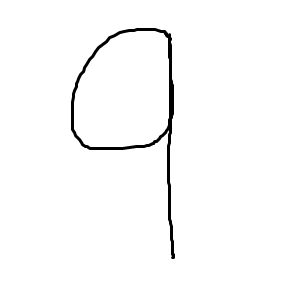
#> input picture production/numbers/9_3.png, 300 x 300 px
$ python -i menu.py   (imports and definitions only)
#> lines starting #> are read from the running program, lines starting #| are printed output that depends on the picture; after the words box and inside, x2 and y2 are one past the last pixel; in counts of white or black regions, pixels touching at a corner belong together
### production/whiteBlack.py
from PIL import Image

# Converts an image from grayscale to black and white
def convertBW(myImage):

	for i in range(myImage.width):
		for j in range(myImage.height):
			if myImage.getpixel((i,j)) > 254:
				myImage.putpixel((i,j), 255)
			else:
				myImage.putpixel((i,j), 0)

	return myImage

# Converts pixels from white to black and vice versa
# [10 lines left out: function invert, not called in this run]

### production/multiCharacters.py
import copy
from PIL import Image

# Checks if a pixel is in the recorded array yet or not
def notRecorded(recorded, x, y):

	result = True

	# Check if the pixel to check matches a pixel in the recorded array
	# Recorded is a 2D array such that each entry contains a [x, y] array of pixels found
	for item in recorded:
		if item[0] == x and item[1] == y:
			result = False

	return result

# Recursive search to find the
def pixelSearch(originalImage, newImage, recorded, curPixel):

	# Check if the current pixel is white. If so do nothing and return the newImage and recorded
	if originalImage.getpixel((curPixel[0], curPixel[1])) != 255 and notRecorded(recorded, curPixel[0], curPixel[1]):

		# Add the current pixel in the same location to the new image
		newImage.putpixel((curPixel[0], curPixel[1]), originalImage.getpixel((curPixel[0], curPixel[1])))
		# Add the current pixel to the recorded array
		recorded.append(copy.deepcopy(curPixel))

		# Search the four pixels (below or right)
		# Decision structure to handle edge cases (i.e. don't check the bottom left pixel if we are on the left edge of the image)
		if curPixel[1] == originalImage.height-1 and curPixel[0] == originalImage.width-1:

			# Bottom right corner
			# Check the pixel to the left, top left, top
			curPixel[0] -= 1
			newImage, recorded = pixelSearch(originalImage, newImage, recorded, copy.deepcopy(curPixel))
			curPixel[1] -= 1
			newImage, recorded = pixelSearch(originalImage, newImage, recorded, copy.deepcopy(curPixel))
			curPixel[0] += 1
			newImage, recorded = pixelSearch(originalImage, newImage, recorded, copy.deepcopy(curPixel))

		elif curPixel[1] == 0 and curPixel[0] == 0:

			# Top left corner
			# Check the pixel to the right, bottom, bottom right
			curPixel[0] += 1
			newImage, recorded = pixelSearch(originalImage, newImage, recorded, copy.deepcopy(curPixel))
			curPixel[0] -= 1
			curPixel[1] += 1
			newImage, recorded = pixelSearch(originalImage, newImage, recorded, copy.deepcopy(curPixel))
			curPixel[0] += 1
			newImage, recorded = pixelSearch(originalImage, newImage, recorded, copy.deepcopy(curPixel))

		elif curPixel[1] == 0 and curPixel[0] == originalImage.width-1:

			# Top right corner
			# Check the pixel to the left, bottom, bottom left
			curPixel[0] -= 1
			newImage, recorded = pixelSearch(originalImage, newImage, recorded, copy.deepcopy(curPixel))
			curPixel[1] += 1
			newImage, recorded = pixelSearch(originalImage, newImage, recorded, copy.deepcopy(curPixel))
			curPixel[0] += 1
			newImage, recorded = pixelSearch(originalImage, newImage, recorded, copy.deepcopy(curPixel))

		elif curPixel[1] == originalImage.height-1 and curPixel[0] == 0:

			# Bottom left corner
			# Check the pixel to the right, top, top right
			curPixel[0] += 1
			newImage, recorded = pixelSearch(originalImage, newImage, recorded, copy.deepcopy(curPixel))
			curPixel[1] -= 1
			newImage, recorded = pixelSearch(originalImage, newImage, recorded, copy.deepcopy(curPixel))
			curPixel[0] -= 1
			newImage, recorded = pixelSearch(originalImage, newImage, recorded, copy.deepcopy(curPixel))

		elif curPixel[1] == originalImage.height-1:

			# Bottom edge
			# Check the pixel to the left, top left, top, top right, right
			curPixel[0] += 1
			newImage, recorded = pixelSearch(originalImage, newImage, recorded, copy.deepcopy(curPixel))
			curPixel[1] -= 1
			newImage, recorded = pixelSearch(originalImage, newImage, recorded, copy.deepcopy(curPixel))
			curPixel[0] -= 1
			newImage, recorded = pixelSearch(originalImage, newImage, recorded, copy.deepcopy(curPixel))
			curPixel[0] -= 1
			newImage, recorded = pixelSearch(originalImage, newImage, recorded, copy.deepcopy(curPixel))
			curPixel[1] += 1
			newImage, recorded = pixelSearch(originalImage, newImage, recorded, copy.deepcopy(curPixel))

		elif curPixel[1] == 0:

			# Top edge
			# Check left, bottom left, bottom, bottom right, right
			curPixel[0] -= 1
			newImage, recorded = pixelSearch(originalImage, newImage, recorded, copy.deepcopy(curPixel))
			curPixel[1] += 1
			newImage, recorded = pixelSearch(originalImage, newImage, recorded, copy.deepcopy(curPixel))
			curPixel[0] += 1
			newImage, recorded = pixelSearch(originalImage, newImage, recorded, copy.deepcopy(curPixel))
			curPixel[0] += 1
			newImage, recorded = pixelSearch(originalImage, newImage, recorded, copy.deepcopy(curPixel))
			curPixel[1] -= 1
			newImage, recorded = pixelSearch(originalImage, newImage, recorded, copy.deepcopy(curPixel))

		elif curPixel[0] == 0:

			# Left edge
			# Check top, top right, right, bottom right, bottom
			curPixel[1] -= 1
			newImage, recorded = pixelSearch(originalImage, newImage, recorded, copy.deepcopy(curPixel))
			curPixel[0] += 1
			newImage, recorded = pixelSearch(originalImage, newImage, recorded, copy.deepcopy(curPixel))
			curPixel[1] += 1
			newImage, recorded = pixelSearch(originalImage, newImage, recorded, copy.deepcopy(curPixel))
			curPixel[1] += 1
			newImage, recorded = pixelSearch(originalImage, newImage, recorded, copy.deepcopy(curPixel))
			curPixel[0] -= 1
			newImage, recorded = pixelSearch(originalImage, newImage, recorded, copy.deepcopy(curPixel))


		elif curPixel[0] == originalImage.width-1:

			# Right edge
			# Check top, top left, left, bottom left, bottom
			curPixel[1] -= 1
			newImage, recorded = pixelSearch(originalImage, newImage, recorded, copy.deepcopy(curPixel))
			curPixel[0] -= 1
			newImage, recorded = pixelSearch(originalImage, newImage, recorded, copy.deepcopy(curPixel))
			curPixel[1] += 1
			newImage, recorded = pixelSearch(originalImage, newImage, recorded, copy.deepcopy(curPixel))
			curPixel[1] += 1
			newImage, recorded = pixelSearch(originalImage, newImage, recorded, copy.deepcopy(curPixel))
			curPixel[0] += 1
			newImage, recorded = pixelSearch(originalImage, newImage, recorded, copy.deepcopy(curPixel))


		else:

			# Default case
			curPixel[1] -= 1
			newImage, recorded = pixelSearch(originalImage, newImage, recorded, copy.deepcopy(curPixel))
			curPixel[0] += 1
			newImage, recorded = pixelSearch(originalImage, newImage, recorded, copy.deepcopy(curPixel))
			curPixel[1] += 1
			newImage, recorded = pixelSearch(originalImage, newImage, recorded, copy.deepcopy(curPixel))
			curPixel[1] += 1
			newImage, recorded = pixelSearch(originalImage, newImage, recorded, copy.deepcopy(curPixel))
			curPixel[0] -= 1
			newImage, recorded = pixelSearch(originalImage, newImage, recorded, copy.deepcopy(curPixel))
			curPixel[0] -= 1
			newImage, recorded = pixelSearch(originalImage, newImage, recorded, copy.deepcopy(curPixel))
			curPixel[1] -= 1
			newImage, recorded = pixelSearch(originalImage, newImage, recorded, copy.deepcopy(curPixel))
			curPixel[1] -= 1
			newImage, recorded = pixelSearch(originalImage, newImage, recorded, copy.deepcopy(curPixel))

	return newImage, recorded

# Returns an array of all the characters to be read through the OCR algorithm
# Takes a grayscale image as the input
def charactersToRead(myImage):

	# Array of images of characters in myImage to run through OCR algorithm
	characters = []
	# Array of pixels already found
	recorded = []

	# Check all pixels to find any non-white ones
	for i in range(myImage.height):
		for j in range(myImage.width):

			# Pixel to test
			testPixel = myImage.getpixel((j,i))

			# If the pixel is non-white and has not already been found
			if testPixel != 255 and notRecorded(recorded, j, i):

				# A new character has been found in the image!
				# Create a blank new image to record the character (same height and width as the original)
				newImage = Image.new("L", (myImage.width, myImage.height), color=255)

				newImage, recorded = pixelSearch(myImage, newImage, recorded, [j, i])

				characters.append(copy.deepcopy(newImage))

	return characters

### production/scaling.py
import sys
from PIL import Image

def check(minOrMax, count, start):

	if minOrMax == "min":
		return count < start
	else:
		return count > start

def findExtreme(myImage, minOrMax, xOrY):

	xSize = myImage.size[0]
	ySize = myImage.size[1]

	if xOrY == "x":
		outside = xSize
		inside = ySize
	elif xOrY == "y":
		outside = ySize
		inside = xSize
	else:
		sys.exit("Input can only be either x or y.")

	if minOrMax == "min":
		start = outside - 1
		end = 0
	elif minOrMax == "max":
		start = 0
		end = outside - 1
	else:
		sys.exit("Input can only be either min or max.")

	# Find the smallest x-value
	myVal = start

	for row in range(inside):
		count = end

		if xOrY == "x":
			test = myImage.getpixel((count, row))
		else:
			test = myImage.getpixel((row, count))

		while test == 255 and check(minOrMax, count, start):

			if minOrMax == "min":
				count += 1
			else:
				count -= 1

			if xOrY == "x":
				test = myImage.getpixel((count, row))
			else:
				test = myImage.getpixel((row, count))

		if minOrMax == "min":
			if count < myVal:
				myVal = count
		else:
			if count > myVal:
				myVal = count

	return myVal

# Scales the image down to the default size
def scaleImage(myImage, width, height):

	xMin = findExtreme(myImage, "min", "x")
	xMax = findExtreme(myImage, "max", "x")
	yMin = findExtreme(myImage, "min", "y")
	yMax = findExtreme(myImage, "max", "y")

	myImage = myImage.crop((xMin, yMin, xMax+1, yMax+1))

	# Resizes the image to the given width x height
	myImage = myImage.resize((width,height))

	# Returns the scaled image
	return myImage

### production/zsAlgorithm.py
from PIL import Image
from whiteBlack import *

def padZeros(img):
    padded = Image.new("L", (img.width + 2, img.height + 2), color = 0) #create new image
    i = 0       #counter
    j = 0       #counter
    for i in range(0, padded.width):
        for j in range(0, padded.height):
            #top left
            if (i == 0 and j == 0):
                padded.putpixel((i, j), 255)   #pad top left pixel of padded image with top left pixel of original image
            #top right
            elif (i == padded.width-1 and j == 0):
                padded.putpixel((i, j), 255)   #pad top right pixel of padded image with top right pixel of original image
            #bottom left
            elif (i == 0 and j == padded.height-1):
                padded.putpixel((i, j), 255)   #pad bottom left pixel of padded image with top right pixel of original image
            #bottom right
            elif (i == padded.width-1 and j == padded.height-1):
                padded.putpixel((i, j), 255)   #pad bottom right pixel of padded image with top right pixel of original image
            #left side
            elif (i == 0):
                padded.putpixel((i, j), 255) #pad left side of padded image with pixels along left side of original image
            #right side
            elif (i == padded.width-1):
                padded.putpixel((i, j), 255)   #pad right side of padded image with pixels along right side of original image
            #top side
            elif (j == 0):
                padded.putpixel((i, j), 255)     #pad top side of padded image with pixels along top side of original image
            #bottom side
            elif (j == padded.height-1):
                padded.putpixel((i, j), 255)      #pad bottom side of padded image with pixels along bottom side of original image
            #inside pixels
            else:
                padded.putpixel((i, j), img.getpixel((i-1, j-1)))       #pad the rest of the padded image with the pixels from the rest of the original image
    return padded

def zsAlgorithm(myImage):

	deleting = True

	# Keep performing
	while deleting:

		toDelete = []

		# First sub-iteration
		for j in range(1, myImage.height-1):
			for i in range(1, myImage.width-1):

				# Check only if the pixel is black
				if myImage.getpixel((i,j))==0:

					# Get all of the surrounding pixel values in an array to work with
					surroundArray = []
					surroundArray.append(myImage.getpixel((i,j-1)))
					surroundArray.append(myImage.getpixel((i+1,j-1)))
					surroundArray.append(myImage.getpixel((i+1,j)))
					surroundArray.append(myImage.getpixel((i+1,j+1)))
					surroundArray.append(myImage.getpixel((i,j+1)))
					surroundArray.append(myImage.getpixel((i-1,j+1)))
					surroundArray.append(myImage.getpixel((i-1,j)))
					surroundArray.append(myImage.getpixel((i-1,j-1)))

					# Get the number of 01 patterns in the surrounding set A(P1)
					zeroOnePatterns = 0
					k = 0
					while k < len(surroundArray):
						# Check only if not the last element in the list
						if k < len(surroundArray)-1:
							if surroundArray[k] == 255 and surroundArray[k+1] == 0:
								zeroOnePatterns += 1
						# If the last element check the front (circular) not the following value (would be out of index error)
						else:
							if surroundArray[k] == 255 and surroundArray[0] == 0:
								zeroOnePatterns += 1
						k += 1

					# Get the number of non-zero neighbours of this pixel
					totalNonZero = 0
					for item in surroundArray:
						if item == 0:
							totalNonZero += 1

					# Check if the conditions are met to delete a pixel
					if totalNonZero >= 2 and totalNonZero <= 6 and zeroOnePatterns == 1 and (myImage.getpixel((i,j-1))==255 or myImage.getpixel((i+1,j))==255 or myImage.getpixel((i,j+1))==255) and (myImage.getpixel((i+1,j))==255 or myImage.getpixel((i,j+1))==255 or myImage.getpixel((i-1,j))==255):
						toDelete.append((i,j))

		# Make all the pixels specified to be deleted white (aka "delete" them)
		for item in toDelete:
			myImage.putpixel(item, 255)

		toDelete = []

		# Second sub-iteration
		for j in range(1, myImage.height-1):
			for i in range(1, myImage.width-1):

				# Check only if the pixel is black
				if myImage.getpixel((i,j))==0:

					# Get all of the surrounding pixel values in an array to work with
					surroundArray = []
					surroundArray.append(myImage.getpixel((i,j-1)))
					surroundArray.append(myImage.getpixel((i+1,j-1)))
					surroundArray.append(myImage.getpixel((i+1,j)))
					surroundArray.append(myImage.getpixel((i+1,j+1)))
					surroundArray.append(myImage.getpixel((i,j+1)))
					surroundArray.append(myImage.getpixel((i-1,j+1)))
					surroundArray.append(myImage.getpixel((i-1,j)))
					surroundArray.append(myImage.getpixel((i-1,j-1)))

					# Get the number of 01 patterns in the surrounding set A(P1)
					zeroOnePatterns = 0
					k = 0
					while k < len(surroundArray):
						# Check only if not the last element in the list
						if k < len(surroundArray)-1:
							if surroundArray[k] == 255 and surroundArray[k+1] == 0:
								zeroOnePatterns += 1
						# If the last element check the front (circular) not the following value (would be out of index error)
						else:
							if surroundArray[k] == 255 and surroundArray[0] == 0:
								zeroOnePatterns += 1
						k += 1

					# Get the number of non-zero neighbours of this pixel
					totalNonZero = 0
					for item in surroundArray:
						if item == 0:
							totalNonZero += 1

					# Check if the conditions are met to delete a pixel
					if totalNonZero >= 2 and totalNonZero <= 6 and zeroOnePatterns == 1 and (myImage.getpixel((i,j-1))==255 or myImage.getpixel((i+1,j))==255 or myImage.getpixel((i-1,j))==255) and (myImage.getpixel((i,j-1))==255 or myImage.getpixel((i,j+1))==255 or myImage.getpixel((i-1,j))==255):
						toDelete.append((i,j))

		# Make all the pixels specified to be deleted white (aka "delete" them)
		for item in toDelete:
			myImage.putpixel(item, 255)

		if len(toDelete) == 0:
			deleting = False

	return myImage

### production/statMethod.py
from PIL import Image
import math

def percentOfPixels(img):
    count = 0
    imgSize = img.width*img.height

    for i in range(img.width-1):
        for j in range(img.height-1):
            pixelValue = img.getpixel((i,j))
            if pixelValue == 0:
                count += 1

    percent = count/imgSize

    return round(percent, 4)

##         w25 w50 w75
##       --- --- --- ---
##      | q1| q2| q3| q4|
##  h25  --- --- --- ---
##      | q5| q6| q7| q8|
##  h50  --- --- --- ---
##      | q9|q10|q11|q12|
##  h75  --- --- --- ---
##      |q13|q14|q15|q16|
##       --- --- --- ---

# Divides the image into 16 equal sections as individual Image objects
# Input: img - Image to be divided
# Output: q - array of Image's that make up the 16 cropped images

def divideImage(img):
    i = 0                               #counter
    q = []
    feature = []
    w25 = math.ceil(img.width / 4)      #1/4 of image's width
    w50 = math.ceil(img.width / 2)      #1/2 of image's width
    w75 = math.ceil(img.width * 0.75)   #3/4 of image's width

    h25 = math.ceil(img.height / 4)     #1/4 of image's height
    h50  = math.ceil(img.height / 2)    #1/2 of image's height
    h75 = math.ceil(img.height * 0.75)  #3/4 of image's height

    #First Row
    q.append(img.crop((0, 0, w25, h25)))
    q.append(img.crop((w25, 0, w50, h25)))
    q.append(img.crop((w50, 0, w75, h25)))
    q.append(img.crop((w75, 0, img.width, h25)))
    #Second Row
    q.append(img.crop((0, h25, w25, h50)))
    q.append(img.crop((w25, h25, w50, h50)))
    q.append(img.crop((w50, h25, w75, h50)))
    q.append(img.crop((w75, h25, img.width, h50)))
    #Third Row
    q.append(img.crop((0, h50, w25, h75)))
    q.append(img.crop((w25, h50, w50, h75)))
    q.append(img.crop((w50, h50, w75, h75)))
    q.append(img.crop((w75, h50, img.width, h75)))
    #Fourth Row
    q.append(img.crop((0, h75, w25, img.height)))
    q.append(img.crop((w25, h75, w50, img.height)))
    q.append(img.crop((w50, h75, w75, img.height)))
    q.append(img.crop((w75, h75, img.width, img.height)))

    for i in range(len(q)):
        feature.append(percentOfPixels(q[i]))

    return feature


### production/database.py
from PIL import Image
import mysql.connector
from euclideanDistance import *
from statMethod import divideImage
from scaling import *
from zsAlgorithm import *
from whiteBlack import *

# Adds all of the images in the numbers folder to the database
# [115 lines left out: functions addValuesToDB, addNumbersToDB, selectFromDB, findCharacter, not called in this run]

def DBChar(pixelArr):
	db = mysql.connector.connect(user='leun4090', host='hopper.wlu.ca', password='bigtop6', database='leun4090')

	# Get the values from the DB
	result = selectFromDB(db)

	db.close()

	# Determine what character the image best corresponds to
	myChar = findCharacter(pixelArr, result)

	return myChar

# [37 lines left out: functions DBInsert, DBInsertNumbers, DBInsertChar, not called in this run]

### production/menu.py
from PIL import Image
from padding import *
from filter import *
from thinning import *
from scaling import *
from whiteBlack import *
from multiCharacters import *
from statMethod import *
from database import *
from zsAlgorithm import *
import time
import sys
import copy

def menu ():

	while True:
		#formatting for the main menu
		print("{0:-^50s}".format(''))
		print("{0:-^50s}".format('  Main Menu  '))
		print("{0:-^50s}".format(''))
		print("{0:^50s}".format('Welcome to the CP467 Final Project.'))
		print()

		# gives the user the choice of whether to run the program or end
		print("{0:^50s}".format('1. OCR System'))
		print("{0:^50s}".format('2. Filtering'))
		print("{0:^50s}".format('3. Thinning'))
		print("{0:^50s}".format('4. Scaling'))
		print("{0:^50s}".format('5. Multiple Characters'))
		print("{0:^50s}".format('6. Zoning'))
		print("{0:^50s}".format('7. Character Recognition'))
		print("{0:^50s}".format('8. Quit'))

		#adds blanks lines and waits for the user input
		print()
		menuoption = input('Enter your choice here: ')
#> the answer given: 1
		print()

		if menuoption == "1":

			while True:
				# gets the filename from the user, opens the file, and tells user it imported successfully
				filename = input('Please enter the filename for the image you\'d like to use: ')
#> the answer given: numbers/9_3.png

				try:
					myImage = Image.open(filename).convert("L")
					print('')
					print('Image imported successfully')
					print('')
					break
				except IOError:
					print("Image import failed - file not found")

			myImage = myImage.resize((70,70))
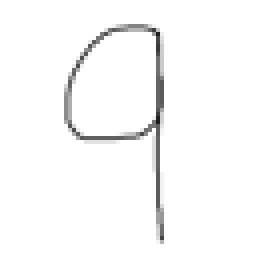
#> myImage: PIL image 70x70 L (shown 4 times larger); min 29, max 255, mean 250.1

			# Change to BW image
			myImage = convertBW(myImage)
#> after the loop in convertBW, `for i in range(myImage.width):`:
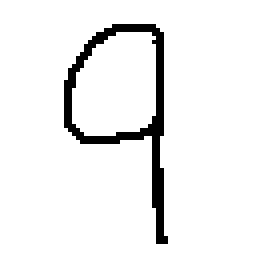
#> myImage: PIL image 70x70 L (shown 4 times larger); 94.7% white; black in thin lines or dots, all inside (x1, y1, x2, y2) = (16, 6, 42, 61)

			myImage.show()

			# Get the unique images
			images = charactersToRead(myImage)
#> the loop in charactersToRead, `for i in range(myImage.height):` made 70 passes

			for image in images:
				original = copy.deepcopy(image)
				image = scaleImage(image, 120, 120)
				image = padZeros(image)
				image = zsAlgorithm(image)
				imageArray = divideImage(image)
				finalCharacter = DBChar(imageArray)
				print("\nThe character in the image is:",finalCharacter,"\n")
				original.show()

				noErrors = True

				while noErrors:

					correct = input("Is this the correct character? (y/n) ")

					if correct == "y":
						print("Thank you for your feedback.")
						noErrors = False
					elif correct == "n":
						correctChar = input("What was the correct character? ")
						DBInsertChar(imageArray, correctChar)
						print("Database updated. Thank you for your feedback.")
						noErrors = False
					else:
						print("That is not a valid input please try again.\n")
#> this loop made 1 pass
#> pass 1, in scaleImage, `myImage = myImage.crop((xMin, yMin, xMax+1, yMax+1))`:
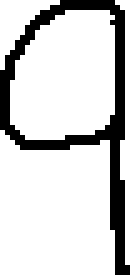
#> myImage: PIL image 26x55 L (shown 5 times larger); 81.9% white; black in thin lines or dots
#> (the rest of the program and of its run is left out)
